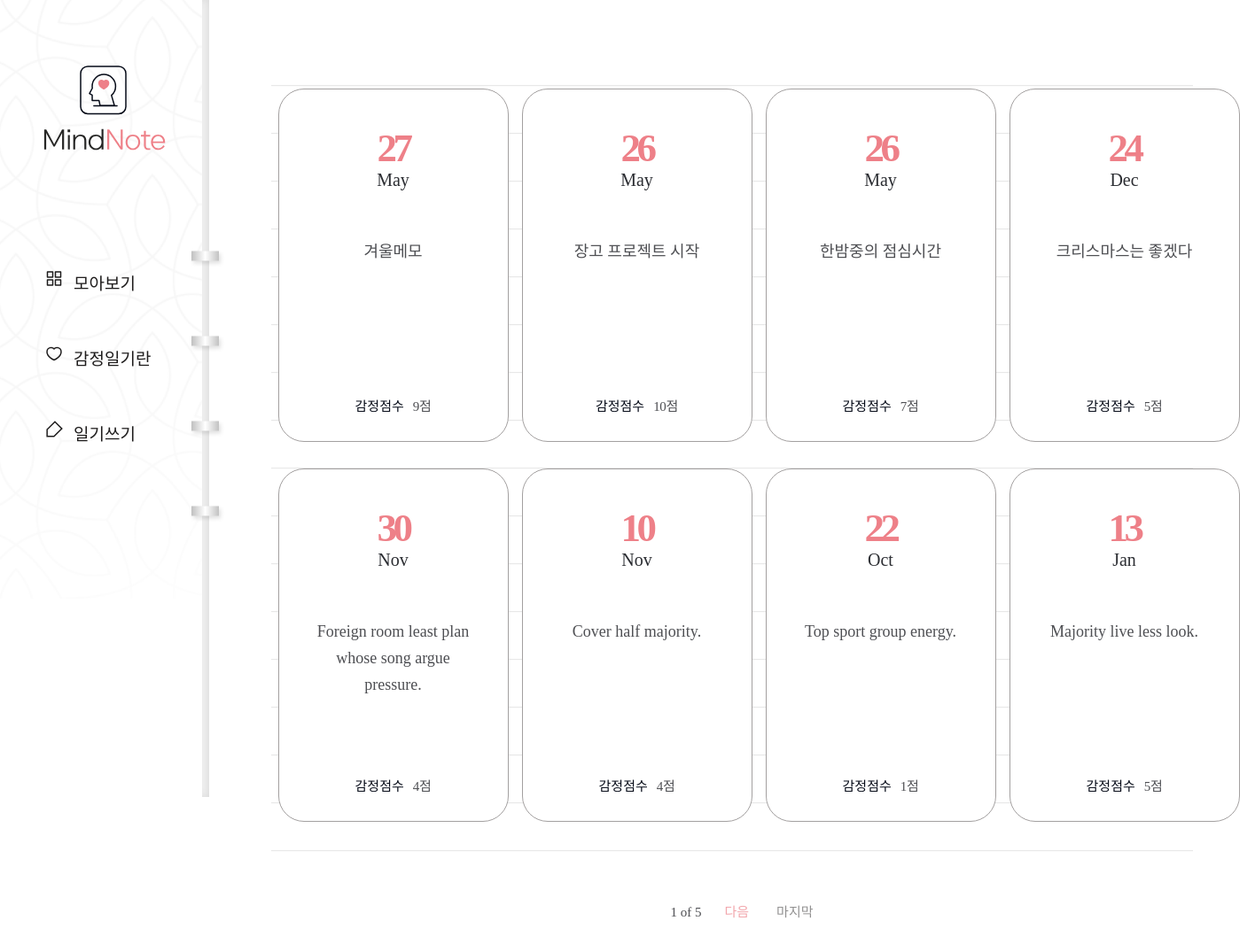
Screenshot of /diary/ with the database file from the repository.
### diary/models.py (models this page shows, shortened)
class Page(models.Model):
    title = models.CharField(max_length=100, validators=[validate_no_hash])
    content = models.TextField(validators=[validate_no_hash])
    feeling = models.CharField(max_length=80, validators=[validate_no_hash, validate_no_numbers])
    score = models.IntegerField(validators=[validate_score])
    dt_created = models.DateField()

### diary/views.py (the view)
# urls.py: path('diary/', views.PageListView.as_view(), name='page-list'),
class PageListView(ListView):
    model = Page
    ordering = ['-dt_created']
    paginate_by = 8

### diary/templates/diary/page_list.html (shortened to what this page needs)
{% extends './base.html' %}
{% block content %}
{% if page_obj.object_list %}
    <div class="wrap-note">
        <div class="note">
            <div class="note-list">
                <ul>
                    {% for obj in page_obj.object_list %}
                    <li>
                        <a href="{% url 'page-detail' obj.id %}">
                            <div class="date">
                                <span>{{obj.dt_created|date:"d"}}</span>
                                <p>{{obj.dt_created|date:"M"}}</p>
                            </div>
                            <h2>{{obj.title}}</h2>
                            <div class="score">
                                <p>감정점수</p>
                                <span>{{obj.score}}점</span>
                            </div>
                        </a>
                    </li>
                    {% endfor %}
                </ul>
            </div>
            <div class="paging">
                <span class="page">
                    <p>{{page_obj.number}} of {{page_obj.paginator.num_pages}}</p>
                </span>
                {% if page_obj.has_next %}
                    <a href="?page={{page_obj.next_page_number}}" class="next">다음</a>
                    <a href="?page={{page_obj.paginator.num_pages}}" class="last">마지막</a>
                {% endif %}
            </div>
        </div>
    </div>
{% endif %}
{% endblock content %}

### diary/templates/diary/base.html (shortened to what this page needs)
{% load static %}
<!DOCTYPE html>
<html lang="en">
<head>
    <link rel="stylesheet" href="{% static 'diary/css/styles.css' %}">
    <link rel="stylesheet" type="text/css" href="https://cdn.rawgit.com/moonspam/NanumSquare/master/nanumsquare.css">
    <link rel="stylesheet" href="https://cdn.jsdelivr.net/gh/projectnoonnu/noonfonts_two@1.0/NanumBarunpen.woff">
</head>
<body>
    <div class="menu">
        <h1><a href="{% url 'page-list' %}"><img src="{% static 'diary/image/logo02.svg' %}"></a></h1>
        <ul>
            <li><a href="{% url 'page-list' %}">모아보기</a></li>
            <li><a href="{% url 'info' %}">감정일기란</a></li>
            <li><a href="{% url 'page-create' %}">일기쓰기</a></li>
        </ul>
    </div>
    {% block content %}
    {% endblock content %}
</body>

### diary/static/diary/css/styles.css (style rules this page uses)
h1,h2,h3,p,a,ul,li { margin: 0; padding: 0; font-family: 'NanumSquare'; list-style: none; text-decoration: none; outline: none; }
html { position: relative; min-height: 100%; margin: 0; }
body { margin: 0; padding: 0; -webkit-font-smoothing: antialiased; -moz-osx-font-smoothing: auto; }
img { max-width: 100%; margin: 0; padding: 0; border: 0; }
.menu { position: fixed; width: 236px; height: 100vh; min-height: 900px; background: url(../image/menu-bg.png) no-repeat left top/contain; z-index: 99; }
.menu:before { content: ""; display: block; position: absolute; width: 8px; height: 100%; top: 0; right: 0; background-color: #f6f6f6; box-shadow: inset -3px 0 8px 0 rgba(0, 0, 0, 0.11); }
.menu:after { content: ""; display: block; position: absolute; width: 43px; height: 353px; top: 48%; right: -21px; transform: translateY(-50%); background: url(../image/notespring.svg) no-repeat; }
.menu h1 { position: absolute; margin-left: 49px; top: 74px; }
.menu ul { position: absolute; top: 48%; transform: translateY(-50%); }
.menu ul li { margin-bottom: 58px; padding-left: 83px; }
.menu ul li a { display: block; position: relative; font-family: NanumSquareR; color: #1e1c1c; font-size: 19px; }
.menu ul li a:after { content: ""; display: block; position: absolute; width: 21px; height: 20px; top: 0; left: -32px; background: url(../image/ic-feed-white.svg) no-repeat; }
.menu ul li:first-child a:after { background: url(../image/ic-feed-black.svg) no-repeat; }
.menu ul li:nth-child(2) a:after { background: url(../image/ic-heart-black.svg) no-repeat; }
.menu ul li:last-child a:after { background: url(../image/ic-pen-black.svg) no-repeat; }
.wrap-note .note { padding-left: 236px; padding-top: 50px; padding-bottom: 200px; }
.note-list { margin: 0 70px; padding-top: 50px; background: url(../image/note-bg.svg) repeat-x center/1535px 974px; }
.note-list ul { overflow: hidden; width: 1100px; margin: 0 auto; padding-bottom: 50px; }
.note-list ul li { float: left; width: 25%; padding-bottom: 30px; }
.note-list ul li a { display: block; width: 258px; height: 397px; margin: 0 auto; background: #fff; border: solid 1px #a3a0a0; border-radius: 29px; }
.note-list ul li a .date { margin-top: 40px; margin-bottom: 55px; text-align: center; }
.note-list ul li a .date p { display: inline-block; font-family: 'NanumSquare'; color: #2b2d32; font-size: 20px; text-align: center; text-transform: capitalize; line-height: 1; }
.note-list ul li a .date span { display: block; font-family: 'NanumSquare'; color: #ee8088; font-weight: 700; font-size: 45px; letter-spacing: -4.47px; }
.note-list ul li a h2 { width: 196px; height: 150px; margin: 0 auto; font-family: 'NanumBarunpen'; color: #4e4f53; font-weight: normal; font-size: 18px; line-height: 1.67; text-align: center; }
.note-list ul li a .score { margin-top: 28px; text-align: center; }
.note-list ul li a .score p { display: inline-block; font-family: 'NanumSquare'; color: #060b18; font-size: 15px; }
.note-list ul li a .score span { padding-left: 6px; font-family: 'NanumBarunpen'; color: #4e4f53; font-size: 15px; letter-spacing: -0.29px; }
.paging { margin-top: 10px; text-align: center; }
.paging a { display: inline-block; font-family: 'NanumSquare'; font-size: 15px; }
.paging .first,.paging .last { color: #929191; }
.paging .last { margin-left: 27px; }
.paging .prev,.paging .next { color: #f2a6ac; }
.paging span { display: inline-block; }
.paging span p { margin: 0 22px; font-family: 'NanumSquare'; color: #4e4f53; font-size: 15px; }

### rows the page displays
Page: dt_created "27", dt_created "May", title "겨울메모", score "9"
Page: dt_created "26", dt_created "May", title "장고 프로젝트 시작", score "10"
Page: dt_created "26", dt_created "May", title "한밤중의 점심시간", score "7"
Page: dt_created "24", dt_created "Dec", title "크리스마스는 좋겠다", score "5"
Page: dt_created "30", dt_created "Nov", title "Foreign room least plan whose song argue pressure.", score "4"
Page: dt_created "10", dt_created "Nov", title "Cover half majority.", score "4"
Page: dt_created "22", dt_created "Oct", title "Top sport group energy.", score "1"
Page: dt_created "13", dt_created "Jan", title "Majority live less look.", score "5"

### other values shown
{{ page_obj.number }} "1"
{{ page_obj.paginator.num_pages }} "5"
